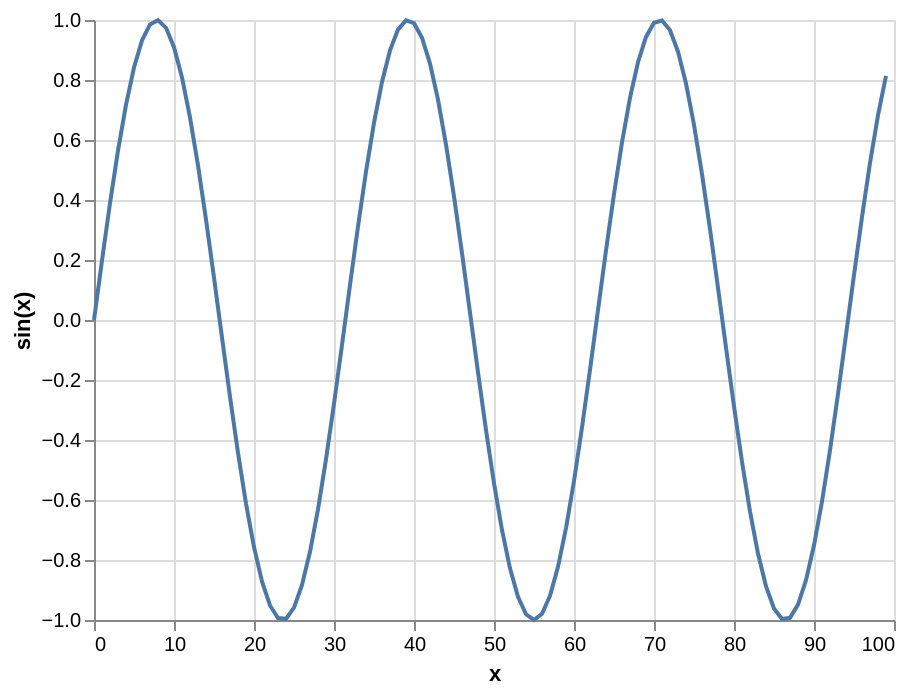

Describe this chart as a Vega-Lite specification.
### Vega-Lite specification from a JSON file in a GitHub repository (floating-point values rounded to 4 significant figures)
{"config": {"view": {"height": 300, "width": 400}}, "encoding": {"y": {"field": "sin(x)", "type": "quantitative"}, "x": {"field": "x", "type": "quantitative"}}, "data": {"values": [{"x": 0, "sin(x)": 0.0}, {"x": 1, "sin(x)": 0.1987}, {"x": 2, "sin(x)": 0.3894}, {"x": 3, "sin(x)": 0.5646}, {"x": 4, "sin(x)": 0.7174}, {"x": 5, "sin(x)": 0.8415}, {"x": 6, "sin(x)": 0.932}, {"x": 7, "sin(x)": 0.9854}, {"x": 8, "sin(x)": 0.9996}, {"x": 9, "sin(x)": 0.9738}, {"x": 10, "sin(x)": 0.9093}, {"x": 11, "sin(x)": 0.8085}, {"x": 12, "sin(x)": 0.6755}, {"x": 13, "sin(x)": 0.5155}, {"x": 14, "sin(x)": 0.335}, {"x": 15, "sin(x)": 0.1411}, {"x": 16, "sin(x)": -0.05837}, {"x": 17, "sin(x)": -0.2555}, {"x": 18, "sin(x)": -0.4425}, {"x": 19, "sin(x)": -0.6119}, {"x": 20, "sin(x)": -0.7568}, {"x": 21, "sin(x)": -0.8716}, {"x": 22, "sin(x)": -0.9516}, {"x": 23, "sin(x)": -0.9937}, {"x": 24, "sin(x)": -0.9962}, {"x": 25, "sin(x)": -0.9589}, {"x": 26, "sin(x)": -0.8835}, {"x": 27, "sin(x)": -0.7728}, {"x": 28, "sin(x)": -0.6313}, {"x": 29, "sin(x)": -0.4646}, {"x": 30, "sin(x)": -0.2794}, {"x": 31, "sin(x)": -0.08309}, {"x": 32, "sin(x)": 0.1165}, {"x": 33, "sin(x)": 0.3115}, {"x": 34, "sin(x)": 0.4941}, {"x": 35, "sin(x)": 0.657}, {"x": 36, "sin(x)": 0.7937}, {"x": 37, "sin(x)": 0.8987}, {"x": 38, "sin(x)": 0.9679}, {"x": 39, "sin(x)": 0.9985}, {"x": 40, "sin(x)": 0.9894}, {"x": 41, "sin(x)": 0.9407}, {"x": 42, "sin(x)": 0.8546}, {"x": 43, "sin(x)": 0.7344}, {"x": 44, "sin(x)": 0.5849}, {"x": 45, "sin(x)": 0.4121}, {"x": 46, "sin(x)": 0.2229}, {"x": 47, "sin(x)": 0.02478}, {"x": 48, "sin(x)": -0.1743}, {"x": 49, "sin(x)": -0.3665}, {"x": 50, "sin(x)": -0.544}, {"x": 51, "sin(x)": -0.6999}, {"x": 52, "sin(x)": -0.8278}, {"x": 53, "sin(x)": -0.9228}, {"x": 54, "sin(x)": -0.9809}, {"x": 55, "sin(x)": -1.0}, {"x": 56, "sin(x)": -0.9792}, {"x": 57, "sin(x)": -0.9193}, {"x": 58, "sin(x)": -0.8228}, {"x": 59, "sin(x)": -0.6935}, {"x": 60, "sin(x)": -0.5366}, {"x": 61, "sin(x)": -0.3582}, {"x": 62, "sin(x)": -0.1656}, {"x": 63, "sin(x)": 0.03362}, {"x": 64, "sin(x)": 0.2315}, {"x": 65, "sin(x)": 0.4202}, {"x": 66, "sin(x)": 0.5921}, {"x": 67, "sin(x)": 0.7404}, {"x": 68, "sin(x)": 0.8592}, {"x": 69, "sin(x)": 0.9437}, {"x": 70, "sin(x)": 0.9906}, {"x": 71, "sin(x)": 0.998}, {"x": 72, "sin(x)": 0.9657}, {"x": 73, "sin(x)": 0.8948}, {"x": 74, "sin(x)": 0.7883}, {"x": 75, "sin(x)": 0.6503}, {"x": 76, "sin(x)": 0.4864}, {"x": 77, "sin(x)": 0.3031}, {"x": 78, "sin(x)": 0.1078}, {"x": 79, "sin(x)": -0.09191}, {"x": 80, "sin(x)": -0.2879}, {"x": 81, "sin(x)": -0.4724}, {"x": 82, "sin(x)": -0.6381}, {"x": 83, "sin(x)": -0.7784}, {"x": 84, "sin(x)": -0.8876}, {"x": 85, "sin(x)": -0.9614}, {"x": 86, "sin(x)": -0.9969}, {"x": 87, "sin(x)": -0.9927}, {"x": 88, "sin(x)": -0.9488}, {"x": 89, "sin(x)": -0.8672}, {"x": 90, "sin(x)": -0.751}, {"x": 91, "sin(x)": -0.6048}, {"x": 92, "sin(x)": -0.4346}, {"x": 93, "sin(x)": -0.247}, {"x": 94, "sin(x)": -0.04954}, {"x": 95, "sin(x)": 0.1499}, {"x": 96, "sin(x)": 0.3433}, {"x": 97, "sin(x)": 0.5231}, {"x": 98, "sin(x)": 0.682}, {"x": 99, "sin(x)": 0.8137}]}, "mark": "line", "$schema": "https://vega.github.io/schema/vega-lite/v2.4.1.json"}
